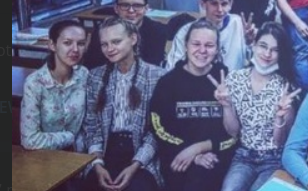
#> input picture hw1/ex.png, 308 x 191 px
$ jupyter execute HW1.ipynb   (shell and % lines are left out)   (older library calls are emulated)
#> lines starting #> are read from the running program, lines starting #| are printed output that depends on the picture
[cell 1]
import numpy as np

# Максимум 5 баллов - по ~0.7 баллов за задание

### 1. Подсчитать произведение ненулевых элементов на диагонали прямоугольной матрицы.
Для X = np.array([[1, 0, 1], [2, 0, 2], [3, 0, 3], [4, 4, 4]]) ответ 3.

[cell 2]
n = 100
x = np.array([[1,0,1], [2,0,2], [3,0,3], [4,4,4]])
x = np.random.randint(2, size=(n,n))

#### 1.1 Полностью векторная реализация

[cell 3]
(np.diag(x)[np.diag(x) != 0]).prod()

#### 1.2 Реализация без векторов

[cell 4]
res = 1
for i in range(x.shape[1]):
    if x[i][i] != 0:
        res *= x[i][i]
res

#### 1.3 Альтернативное решение

[cell 5]
res = 1
for i, el in np.ndenumerate(x):
    if i[0] == i[1] and el != 0:
        res *= el
res

#### 1.4 Выводы

| N | Векторный | Безвекторный | Алтернативный |
| - | ------------- | ------------- | ------------- |
| 10  | 8.24 µs  | 5.52 µs | 23.6 µs |
| 100  | 9.08 µs  | 29.2 µs  | 2.31 ms  |
| 1000  | 11.4 µs  | 307 µs | 226 ms |

Как видим, вариант без использования векторов на малом размере массива оказался немного быстрее векторного, но затем ни один из методов не был близок по скорости к векторному методу. Причем Сам векторный метод изменился совсем не сильно по скорости отработки с увелечением размера массива

### 2. Дана матрица X и два вектора одинаковой длины i и j. Построить вектор np.array([X[i[0], j[0]], X[i[1], j[1]], ... , X[i[N-1], j[N-1]]]).

[cell 6]
n = 100
x = np.random.randint(0, n*n, size=(n, n))
i = np.random.randint(0, n, size=n)
j = np.random.randint(0, n, size=n)
x = np.array([[1,0,1], [2,0,2], [3,0,3], [4,5,6]])
i = [1,1,1,1,1,1,1,1,1,3]
j = [1,1,1,1,1,1,1,1,1,2]

#### 2.1 Полностью векторная реализация

[cell 7]
X = x[i,j]

#### 2.2 Реализация без векторов

[cell 8]
X = np.zeros(n)
for cur in range(len(i)):
    X[cur] = x[i[cur]][j[cur]]

#### 2.3 Альтернативное решение

[cell 9]
ij = np.vstack((i, j)).T
X = x[ ij[:, 0], ij[:, 1] ]

#### 2.4 Выводы

| N | Векторный | Безвекторный | Алтернативный |
| - | ------------- | ------------- | ------------- |
| 10  | 3.54 µs  | 3.99 µs | 6.28 µs |
| 100  | 3.28 µs  | 3.9 µs  | 6.44 µs  |
| 1000  | 3.8 µs  | 5.22 µs | 6.34 ms |

Вариант с использованием векторов оказался немного быстрее всех других

### 3. Даны два вектора x и y. Проверить, задают ли они одно и то же мультимножество.
Для x = np.array([1, 2, 2, 4]), y = np.array([4, 2, 1, 2]) ответ True.

[cell 10]
n = 100
x = np.array([1, 2, 2, 4])
y = np.array([4, 2, 1, 2])
x = np.random.randint(10, size = n)
y = np.random.permutation(x)

#### 3.1 Полностью векторная реализация

[cell 11]
(np.sort(y) == np.sort(x)).all()

#### 3.2 Реализация без векторов

[cell 12]
sorted(y) == sorted(x)

#### 3.3 Альтернативное решение

[cell 13]
y.sort() == x.sort()

#### 3.4 Выводы

| N | Векторный | Безвекторный | Алтернативный |
| - | ------------- | ------------- | ------------- |
| 10  | 6.96 µs  | 4.3 µs | 573 ns |
| 100  | 6.96 µs  | 23.7 µs  | 1.07 µs  |
| 1000  | 25 µs  | 289 µs | 7.57 µs |

Альтернативный варинт с использованием векторов оказался быстрее других, в нем использовались функции от прямого объекта, в отличие от 1 варианта. Безвекторный сильно медленее

### 4. Найти максимальный элемент в векторе x среди элементов, перед которыми стоит нулевой.
Для x = np.array([6, 2, 0, 3, 0, 0, 5, 7, 0]) ответ 5.

[cell 14]
n = 100
x = np.array([6, 2, 0, 3, 0, 0, 5, 7, 0])
x = np.random.randint(10, size = n)
x[0] = 0
# x = np.array([ 6, 2, 0, 0, 3, 5, 7])
# x = np.array([6, 2, 1, 3, 1, 1, 5, 7, 1, 0, 99])

#### 4.1 Полностью векторная реализация

[cell 15]
mask = np.insert(x == 0, 0, False)[:-1]
# Создали маску равных 0, которую сдвинули лишним False и срезали последний
x[mask].max()

#### 4.2 Реализация без векторов

[cell 16]
res = 0
for i in range(len(x)-1):
    if x[i] == 0:
       res = max(res, x[i+1])
res

#### 4.3 Альтернативное решение

[cell 17]
mask = np.zeros(len(x) + 1, dtype=bool)
mask[1:] = (x == 0)
x[mask[:-1]].max()

#### 4.4 Выводы

| N | Векторный | Безвекторный | Алтернативный |
| - | ------------- | ------------- | ------------- |
| 10  | 15.1 µs  | 1.25 µs | 5.57 µs |
| 100  | 14.9 µs  | 11.5 µs  | 6.49 µs  |
| 1000  | 16.4 µs  | 124 µs | 6.58 µs |

Альтернативный вариант с использованием векторов оказался на удивление быстрее других, в нем в отличие от 1 варианта использовано создание массива нулей и срезы массива для вставки и отображения. В первом варианте пользовались функцией вставки.

### 5. Дан трёхмерный массив, содержащий изображение, размера (height, width, numChannels), а также вектор длины numChannels. Сложить каналы изображения с указанными весами, и вернуть результат в виде матрицы размера (height, width). Считать реальное изображение можно при помощи функции scipy.misc.imread (если изображение не в формате png, установите пакет pillow: conda install pillow). Преобразуйте цветное изображение в оттенки серого, использовав коэффициенты np.array([0.299, 0.587, 0.114]).

[cell 18]
import matplotlib.pyplot as plt
import numpy as np
from imageio import v3 as iio

[cell 19]
img = iio.imread('ex.png')[:,:,:-1] # 308 * 191
qr = np.array([0.299, 0.587, 0.114])
# plt.imshow(img)
# plt.show()
img.shape
#> Out = (191, 308, 3)

#### 5.1 Полностью векторная реализация

[cell 20]
img_grey = np.dot(img, qr)
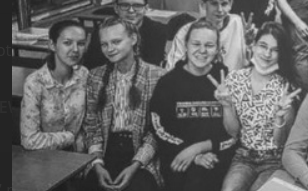
#> img_grey: shape (191, 308) float64; min 27.35, max 227.8, mean 99.8

# plt.imshow(img_grey, cmap='gray')
# plt.show()

#### 5.2 Реализация без векторов

[cell 21]
img_grey = img
for i in range(img.shape[0]):
    for j in range(img.shape[1]):
        cur = 0
        for k in range(img.shape[2]):
            cur += img[i][j][k] * qr[k]
        img_grey[i][j] = cur
#> img_grey: shape (191, 308, 3)

# plt.imshow(img_grey, cmap='gray')
# plt.show()

#### 5.3 Альтернативное решение

[cell 22]
img_grey = (img * qr)
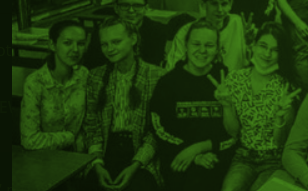
#> img_grey: shape (191, 308, 3) float64; mean R, G, B 29.7, 58.3, 11.3
img_grey = np.vstack(np.vstack(img_grey).sum(axis=1))
img_grey = img_grey.reshape(img.shape[0], img.shape[1], -1)
#> img_grey: shape (191, 308, 1) float64

# plt.imshow(img_grey, cmap='gray')
# plt.show()

[cell 23]
plt.imshow(img_grey, cmap='gray')
plt.show()

#### 5.4 Выводы

| img.shape | Векторный | Безвекторный | Алтернативный |
| - | ------------- | ------------- | ------------- |
| (191, 308, 3)  | 1.15 ms  | 139 ms | 79.1 ms |
| (908, 908, 3)  | 12.4 ms  | 1.73 s  | 1.52 s  |
| (931, 1105, 3)  | 17.6 ms  | 2.42 s | 1.65 s |

Векторный вариант работает за одинаковые порядки времени даже при изменении объема массива, и явно быстрее других методов реализации.

### 6. Реализовать кодирование длин серий (Run-length encoding). Дан вектор x. Необходимо вернуть кортеж из двух векторов одинаковой длины. Первый содержит числа, а второй - сколько раз их нужно повторить.
Пример: x = np.array([2, 2, 2, 3, 3, 3, 5, 2, 2]). Ответ: (np.array([2, 3, 5, 2]), np.array([3, 3, 1, 2])).

[cell 24]
# x = np.array([9, 2, 2, 2, 3, 3, 3, 5, 2, 2, 7])
x = np.array([2, 2, 2, 3, 3, 3, 5, 2, 2])
for i in range(7):
    x = np.concatenate([x,x])
x.shape

#### 6.1 Полностью векторная реализация

[cell 25]
def union_repeats(x):
    split_indices = np.flatnonzero(np.diff(x, prepend=np.nan))
    # Достаем ненулевые индексы с добавлением пустого в конец. Под ними наши уникальные числа
    numbers = x[split_indices]
    segments = np.split(x, split_indices)[1:]
    counts = [len(seg) for seg in segments]
    return numbers, counts

[cell 26]
union_repeats(x)

#### 6.2 Реализация без векторов

[cell 27]
def union_repeats_v2(x):
    numbers = []
    counts = []
    count = 1
    for i in range(len(x)):
        if (i == len(x) - 1) or (x[i] != x[i+1]):
            numbers.append(x[i])
            counts.append(count)
            count = 1
        else:
            count += 1
    return numbers, counts

[cell 28]
union_repeats_v2(x)

#### 6.3 Альтернативное решение

[cell 29]
def union_repeats_v3(x):
    indices = np.where(np.diff(x) != 0)[0] + 1
    segments = np.split(x, indices)
    numbers = np.concatenate([segment[:1] for segment in segments])
    counts = np.array([len(segment) for segment in segments])
    return numbers, counts

[cell 30]
union_repeats_v3(x)

#### 6.4 Выводы

| x.shape | Векторный | Безвекторный | Алтернативный |
| - | ------------- | ------------- | ------------- |
| 36  | 48.8 µs  | 11.4 µs | 39.5 µs |
| 576  | 210 µs  | 166 µs | 264 µs |
| 1152  | 394 µs  | 319 µs  | 503 µs  |
| 9216  | 3.18 ms  | 3.1 ms | 4.25 ms |

Безвекторный вариант оказался быстрее во всех случаях, но незначительно

### 7. Даны две выборки объектов - X и Y. Вычислить матрицу евклидовых расстояний между объектами. Сравнить с функцией scipy.spatial.distance.cdist.

##### Замечание. Можно считать, что все указанные объекты непустые (к примеру, в задаче №1 на диагонали матрицы есть ненулевые элементы).
Полезные функции NumPy: np.zeros, np.ones, np.diag, np.eye, np.arange, np.linspace, np.meshgrid,
np.random.random, np.random.randint, np.shape, np.reshape, np.transpose, np.any, np.all, np.nonzero, np.where,
np.sum, np.cumsum, np.prod, np.diff, np.min, np.max, np.minimum, np.maximum, np.argmin, np.argmax, np.unique,
np.sort, np.argsort, np.bincount, np.ravel, np.newaxis, np.dot, np.linalg.inv, np.linalg.solve.
Многие из этих функций можно использовать так: x.argmin().

[cell 31]
n = 1000
# [4 lines of commented-out code are left out]
X = np.random.randint(10, size=(n,2))
Y = np.random.randint(10, size=(n,2))

#### 7.1 Полностью векторная реализация

[cell 32]
res = np.zeros((X.shape[0], Y.shape[0]))
for i, x in enumerate(X):
    for j, y in enumerate(Y):
        res[i, j] = np.linalg.norm(x - y)
res

[cell 33]
# Добавляем в конец массива, вместо обращения по индексам
res = []
for i, x in enumerate(X):
    tmp = []
    for j, y in enumerate(Y):
        tmp.append(np.linalg.norm(x - y))
    res.append(tmp)
res

[cell 34]
# Не используем enumerate
res = []
for i in range(len(X)):
    tmp = []
    for j in range(len(Y)):
        tmp.append(np.linalg.norm(X[i] - Y[j]))
    res.append(tmp)
res
